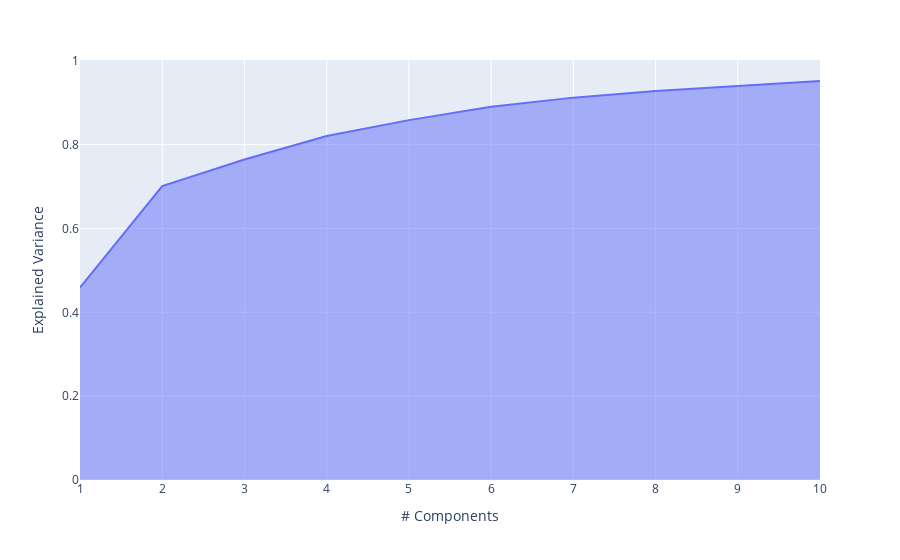

The code cell stored with this chart in its notebook:
### Markdown cell above
* Soma das variancias dos PC

### Code cell
exp_var_cumul = np.cumsum(pca.explained_variance_ratio_)

px.area(
    x=range(1, exp_var_cumul.shape[0] + 1),
    y=exp_var_cumul,
    labels={"x": "# Components", "y": "Explained Variance"}
)

### Figure 1 — Plotly figure (JSON) as saved in the notebook; plotly's stock layout.template omitted (floating-point values rounded to 4 significant figures)
{"data": [{"hovertemplate": "# Components=%{x}<br>Explained Variance=%{y}<extra></extra>", "legendgroup": "", "line": {"color": "#636efa"}, "marker": {"symbol": "circle"}, "mode": "lines", "name": "", "orientation": "v", "showlegend": false, "stackgroup": "1", "type": "scatter", "x": [1, 2, 3, 4, 5, 6, 7, 8, 9, 10], "xaxis": "x", "y": [0.4591, 0.7013, 0.7644, 0.8206, 0.8585, 0.8904, 0.9121, 0.9278, 0.9401, 0.9518], "yaxis": "y"}], "layout": {"legend": {"tracegroupgap": 0}, "margin": {"t": 60}, "xaxis": {"anchor": "y", "domain": [0, 1], "title": {"text": "# Components"}}, "yaxis": {"anchor": "x", "domain": [0, 1], "title": {"text": "Explained Variance"}}}}
